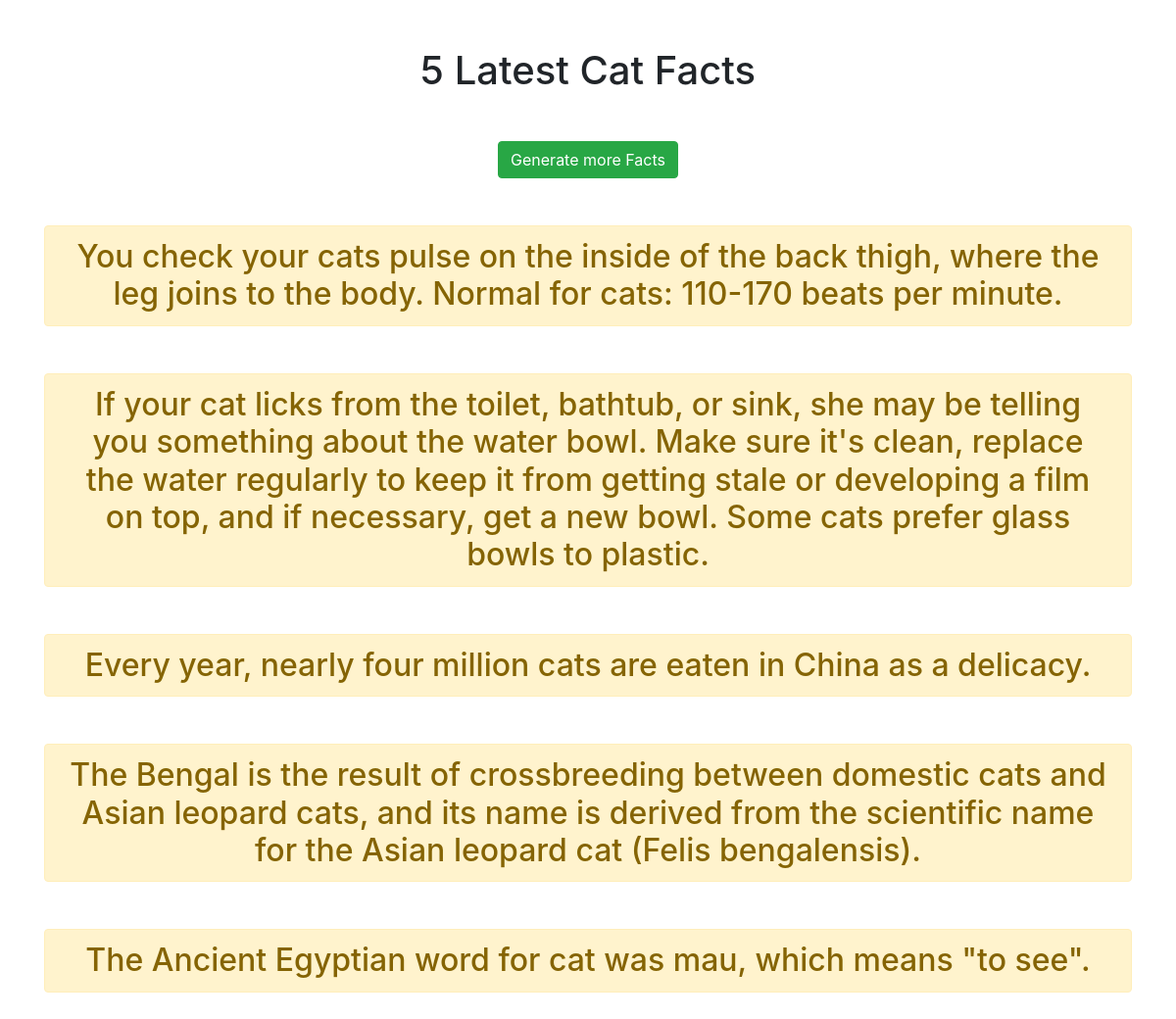
/catfacts/latest-facts, run on an earlier commit of the app's database.
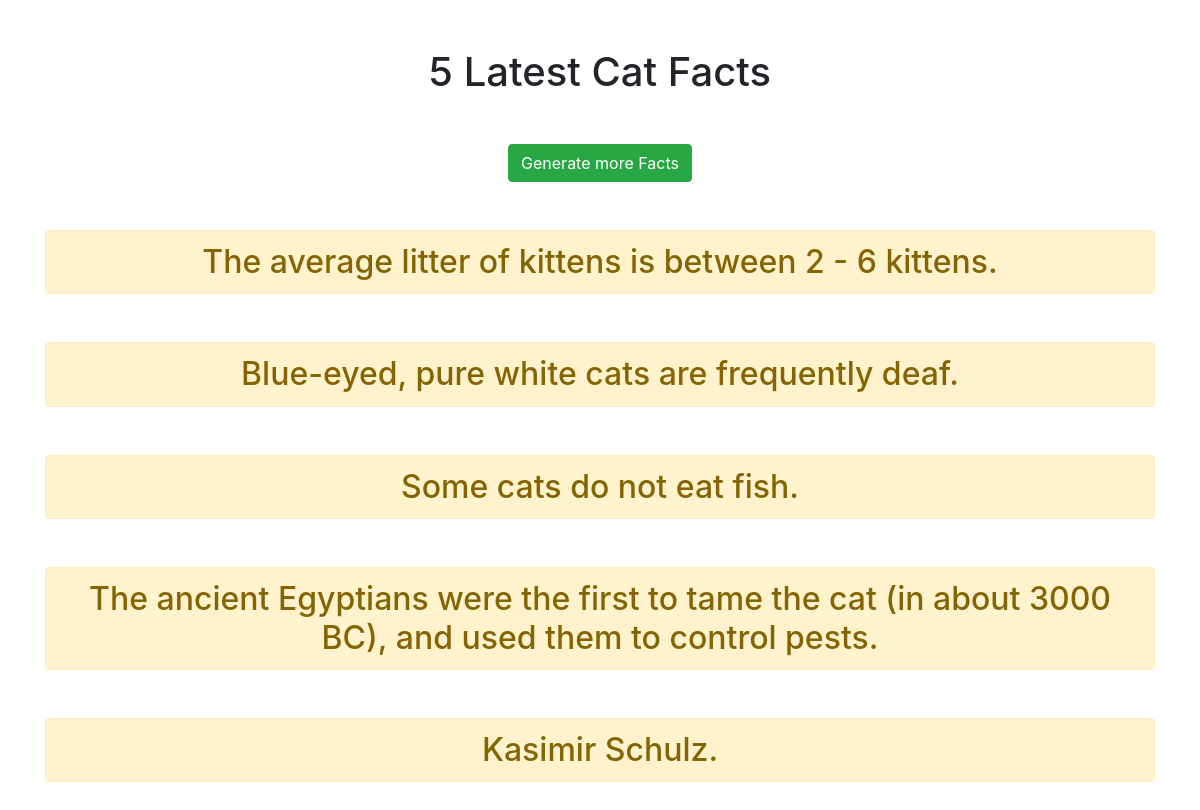
And on a later commit of the database.
### facts/models.py (models this page shows, shortened)
class Fact(models.Model):
    fact = models.CharField('fact', max_length = 700)

### facts/views.py (the view)
# urls.py: path('latest-facts', views.viewall, name='viewall')
def viewall(request):
    facts = Fact.objects.order_by('-id')[:5]
    return render(request, 'facts/viewall.html', {'facts':facts})

### facts/templates/facts/viewall.html (shortened to what this page needs)
<!DOCTYPE html>
<html lang="en">
  <head>
    <link
      rel="stylesheet"
      href="https://stackpath.bootstrapcdn.com/bootstrap/4.4.1/css/bootstrap.min.css"
    />
  </head>
  <body>
    <div class="container text-center my-5">
      <h1 class="container text-center my-5">5 Latest Cat Facts</h1>
      <a href="{% url 'random' %} " class="btn btn-success"
        >Generate more Facts</a
      >
      {% for i in facts %}
      <h2 class="alert alert-warning my-5">{{ i.fact }}</h2>
      {% endfor %}
    </div>
  </body>
</html>

What changed in the data, as far as the page shows it:
no longer on this page (row unchanged): Fact: fact "You check your cats pulse on the inside of the back thigh, where the leg joins to the body. Normal for cats: 110-170 beats per minute."
no longer on this page (row unchanged): Fact: fact "If your cat licks from the toilet, bathtub, or sink, she may be telling you something about the water bowl. Make sure it's clean, replace the water regularly to keep it from getting stale or developing a film on top, and if necessary, get a new bowl. Some cats prefer glass bowls to plastic."
no longer on this page (row unchanged): Fact: fact "Every year, nearly four million cats are eaten in China as a delicacy."
no longer on this page (row unchanged): Fact: fact "The Bengal is the result of crossbreeding between domestic cats and Asian leopard cats, and its name is derived from the scientific name for the Asian leopard cat (Felis bengalensis)."
no longer on this page (row unchanged): Fact: fact "The Ancient Egyptian word for cat was mau, which means \"to see\"."
added Fact: fact "The average litter of kittens is between 2 - 6 kittens."
added Fact: fact "Blue-eyed, pure white cats are frequently deaf."
added Fact: fact "Some cats do not eat fish."
added Fact: fact "The ancient Egyptians were the first to tame the cat (in about 3000 BC), and used them to control pests."
added Fact: fact "Kasimir Schulz."
